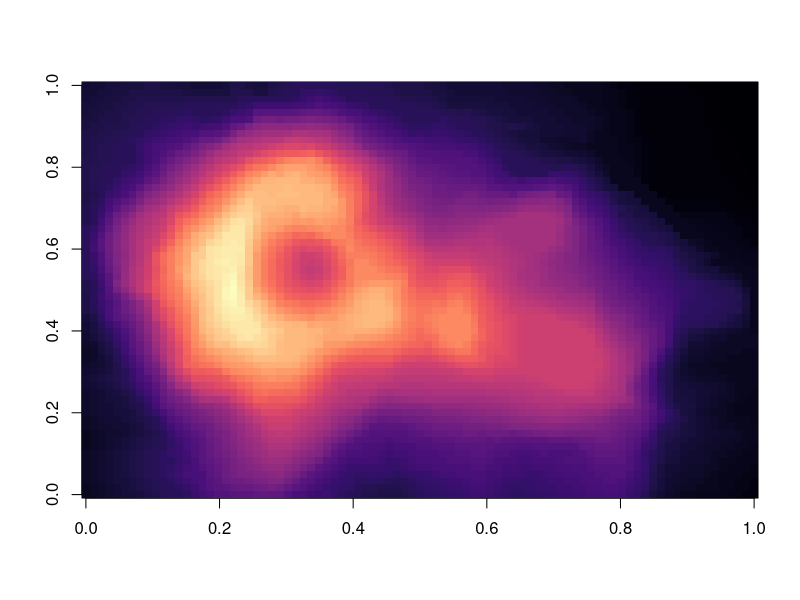

Generate this figure with R:
## ---- chunk 1
knitr::opts_chunk$set(echo = TRUE)
## ---- chunk 2
#install.packages("viridis")
library(viridis)
## ---- chunk 3
image(volcano, col = viridis(200, option = "A"))
## ---- chunk 4
x = 3
y <- 4
5 -> z
## ---- chunk 5
renta <- list(direccion="Masarik 306", m2=c(10, 15, 3), dlls.men=2500)
renta
